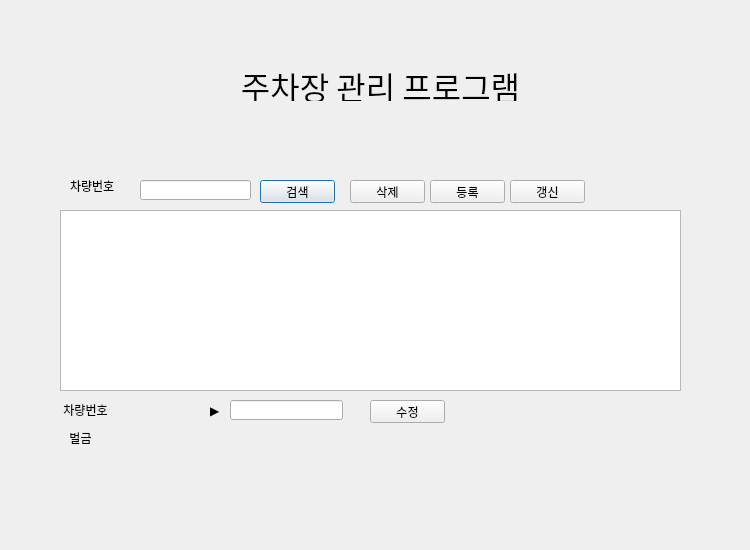
<?xml version="1.0" encoding="UTF-8"?>
<ui version="4.0">
 <class>Dialog</class>
 <widget class="QDialog" name="Dialog">
  <property name="geometry">
   <rect>
    <x>0</x>
    <y>0</y>
    <width>750</width>
    <height>550</height>
   </rect>
  </property>
  <property name="windowTitle">
   <string>Dialog</string>
  </property>
  <widget class="QLabel" name="label">
   <property name="geometry">
    <rect>
     <x>230</x>
     <y>70</y>
     <width>301</width>
     <height>31</height>
    </rect>
   </property>
   <property name="font">
    <font>
     <family>Agency FB</family>
     <pointsize>24</pointsize>
    </font>
   </property>
   <property name="text">
    <string>주차장 관리 프로그램</string>
   </property>
   <property name="alignment">
    <set>Qt::AlignCenter</set>
   </property>
  </widget>
  <widget class="QLabel" name="label_2">
   <property name="geometry">
    <rect>
     <x>60</x>
     <y>400</y>
     <width>51</width>
     <height>20</height>
    </rect>
   </property>
   <property name="text">
    <string>차량번호</string>
   </property>
   <property name="alignment">
    <set>Qt::AlignCenter</set>
   </property>
  </widget>
  <widget class="QLabel" name="label_3">
   <property name="geometry">
    <rect>
     <x>110</x>
     <y>400</y>
     <width>111</width>
     <height>16</height>
    </rect>
   </property>
   <property name="text">
    <string/>
   </property>
   <property name="alignment">
    <set>Qt::AlignCenter</set>
   </property>
  </widget>
  <widget class="QLabel" name="label_5">
   <property name="geometry">
    <rect>
     <x>110</x>
     <y>430</y>
     <width>116</width>
     <height>16</height>
    </rect>
   </property>
   <property name="text">
    <string/>
   </property>
   <property name="alignment">
    <set>Qt::AlignCenter</set>
   </property>
  </widget>
  <widget class="QLabel" name="label_4">
   <property name="geometry">
    <rect>
     <x>60</x>
     <y>430</y>
     <width>41</width>
     <height>16</height>
    </rect>
   </property>
   <property name="text">
    <string>벌금</string>
   </property>
   <property name="alignment">
    <set>Qt::AlignCenter</set>
   </property>
  </widget>
  <widget class="QPushButton" name="pushButton">
   <property name="geometry">
    <rect>
     <x>260</x>
     <y>180</y>
     <width>75</width>
     <height>23</height>
    </rect>
   </property>
   <property name="text">
    <string>검색</string>
   </property>
  </widget>
  <widget class="QPushButton" name="pushButton_2">
   <property name="geometry">
    <rect>
     <x>350</x>
     <y>180</y>
     <width>75</width>
     <height>23</height>
    </rect>
   </property>
   <property name="text">
    <string>삭제</string>
   </property>
  </widget>
  <widget class="QPushButton" name="pushButton_3">
   <property name="geometry">
    <rect>
     <x>430</x>
     <y>180</y>
     <width>75</width>
     <height>23</height>
    </rect>
   </property>
   <property name="text">
    <string>등록</string>
   </property>
  </widget>
  <widget class="QLineEdit" name="lineEdit">
   <property name="geometry">
    <rect>
     <x>140</x>
     <y>180</y>
     <width>111</width>
     <height>20</height>
    </rect>
   </property>
  </widget>
  <widget class="QLabel" name="label_6">
   <property name="geometry">
    <rect>
     <x>70</x>
     <y>180</y>
     <width>56</width>
     <height>12</height>
    </rect>
   </property>
   <property name="text">
    <string>차량번호</string>
   </property>
  </widget>
  <widget class="QPushButton" name="pushButton_4">
   <property name="geometry">
    <rect>
     <x>370</x>
     <y>400</y>
     <width>75</width>
     <height>23</height>
    </rect>
   </property>
   <property name="text">
    <string>수정</string>
   </property>
  </widget>
  <widget class="QTableWidget" name="tableWidget">
   <property name="geometry">
    <rect>
     <x>60</x>
     <y>210</y>
     <width>621</width>
     <height>181</height>
    </rect>
   </property>
   <property name="editTriggers">
    <set>QAbstractItemView::NoEditTriggers</set>
   </property>
  </widget>
  <widget class="QLineEdit" name="lineEdit_2">
   <property name="geometry">
    <rect>
     <x>230</x>
     <y>400</y>
     <width>113</width>
     <height>20</height>
    </rect>
   </property>
  </widget>
  <widget class="QLabel" name="label_9">
   <property name="geometry">
    <rect>
     <x>210</x>
     <y>400</y>
     <width>21</width>
     <height>20</height>
    </rect>
   </property>
   <property name="text">
    <string>▶</string>
   </property>
  </widget>
  <widget class="QPushButton" name="pushButton_5">
   <property name="geometry">
    <rect>
     <x>510</x>
     <y>180</y>
     <width>75</width>
     <height>23</height>
    </rect>
   </property>
   <property name="text">
    <string>갱신</string>
   </property>
  </widget>
 </widget>
 <resources/>
 <connections/>
</ui>
